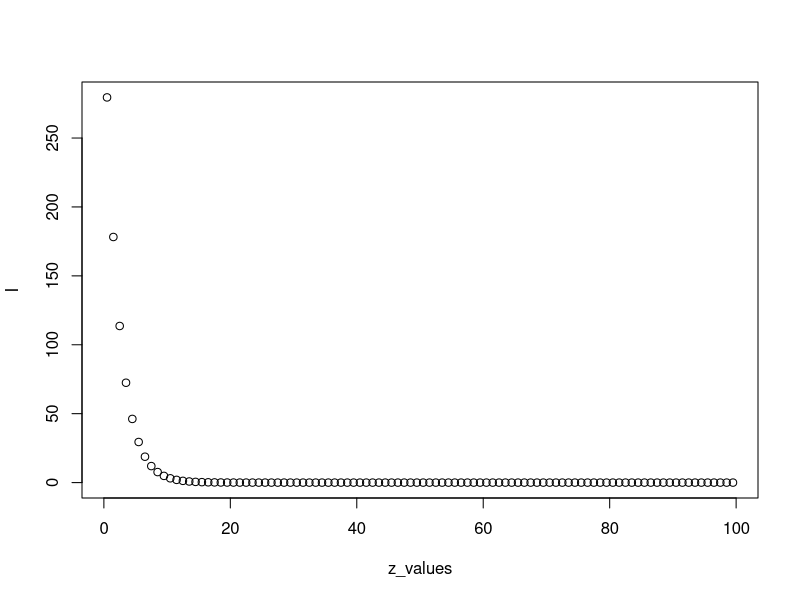
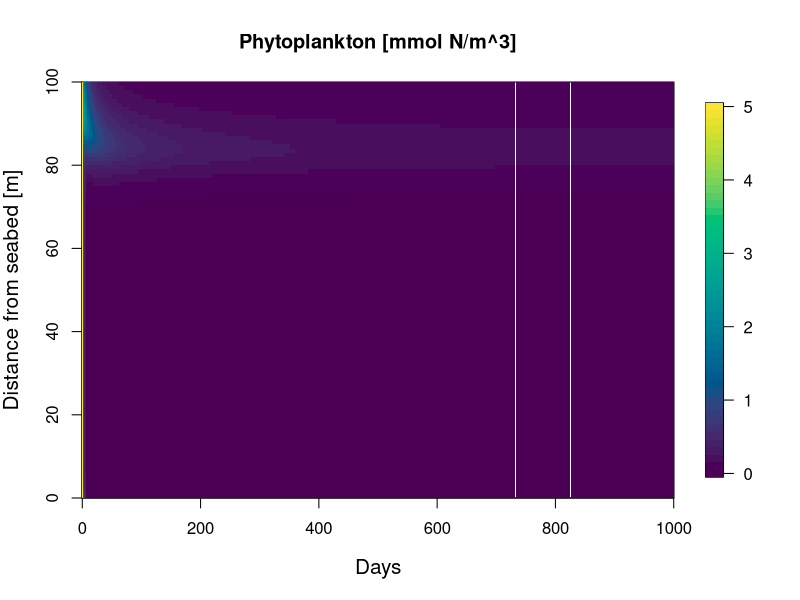
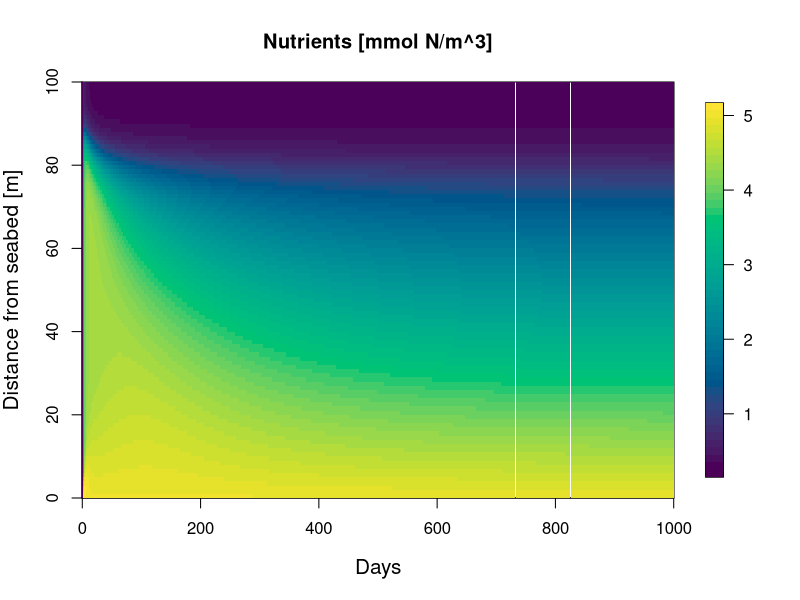
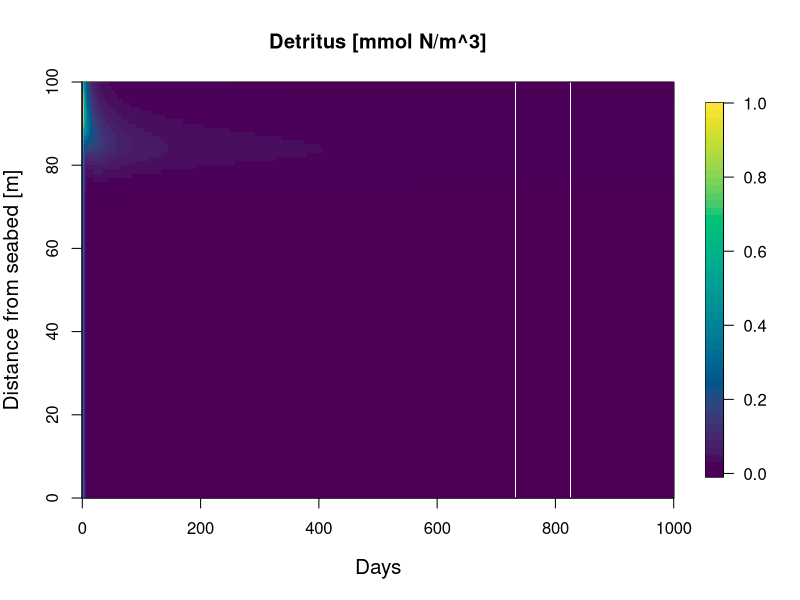
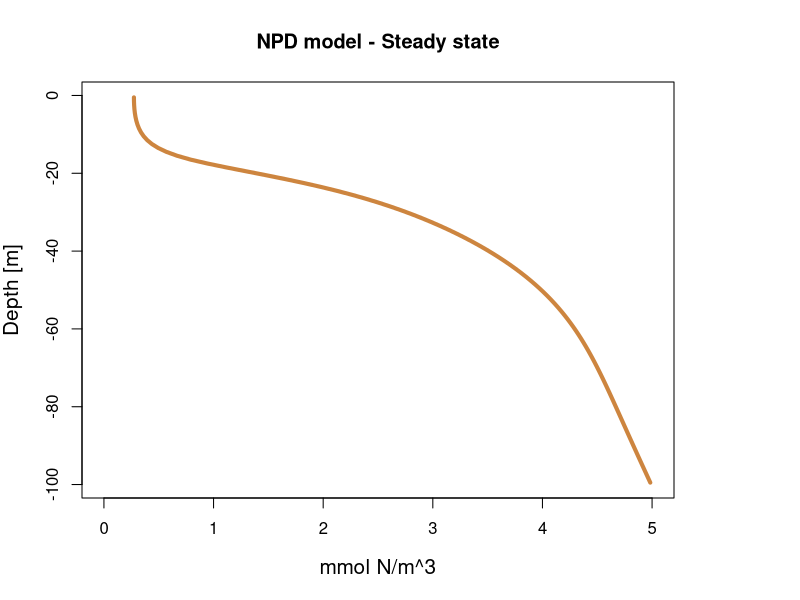
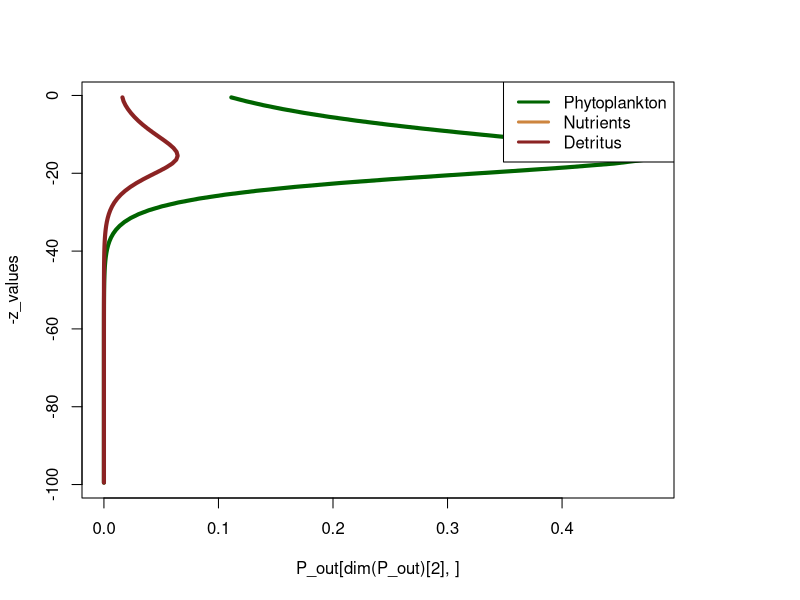
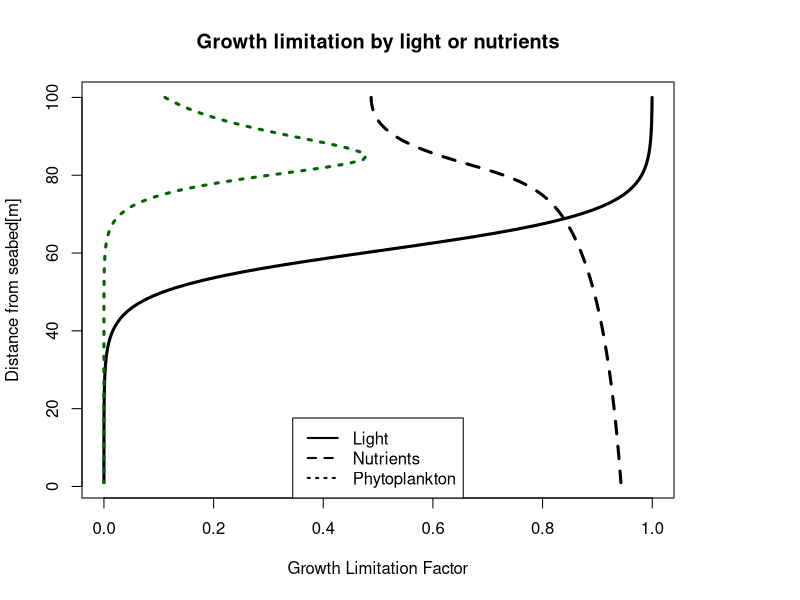
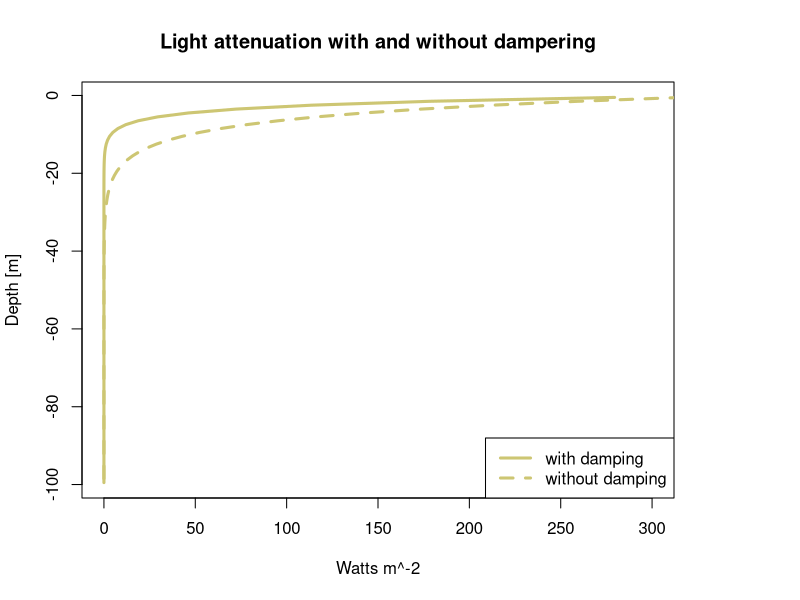

Source code (R) for these figures, in order:

install.packages("fields")
install.packages("desolve")

library(deSolve)
library(fields)


par(mfrow=c(1,1))
u <- 0.5 #m/day  # Vertical water velocity (advection velocity) settling velocity

d <- 100
n <- 100 # Number of grid cells along the water column
DeltaZ <- d/n # Vertical spacing between grid cells
kw <- 0.2
kp <- 0.05 #(umol N/m^3)^-1/m

gmax <- 1 #/day
I0 <- 350 #umol photons/m2/s(E)
kn <- 0.3
m <- 0.24 #/day
alpha <- 0.1

D <- 4.32 # m^2/day
z_values <- seq( 0.5*DeltaZ, d, by = DeltaZ)
grazing <- 0.1 #/day
remin <- 1.5 #(mmol N/m^3)^-1/day 
Av <- 4.32 #converted #When my vertical advection is 5 there is more phyto and when it is 1 there is less phyto

# Initial conditions 
Nb <- 5
P <- rep(5,n)
N <- rep(0.2,n)
De <- rep(0,n)


#--------------------------------------------------------
Light <- function(kw,kp,DeltaZ,P,I0){
  
  #Integral calculations - cumulative sums of the light in depth
  integral <- cumsum((kw+kp*P)*DeltaZ)+(-1/2*DeltaZ)*(kw+kp*P)
  
  #calculation the light values 
  I = I0*exp(-integral)
  
  return(I)
}

#------------------------------------------------------------

I = Light(kw,kp,DeltaZ,P,I0)
plot(z_values, I)

G.n <- N/(kn+N)
G.l <- (alpha*I)/sqrt(gmax^2+(alpha^2*I^2))
g <- gmax * pmin(G.n, G.l)- m

#------------------------------------------------
#Doing the diffusion and advection 
#------------------------------------------------

derivative <- function(times, y, params) {
  P <- y[1:n]
  N <- y[(n+1):(2*n)]
  De <- y[(2*n+1):(3*n)]
  
  J_a <- numeric(n + 1)
  J_d <- numeric(n + 1)
  J_n <- numeric(n + 1)
  J_D <- numeric(n + 1)
  
  for(i in 2:n){
    J_a[i] <-  u*P[i-1]
    J_d[i] <- -D*(P[i]-P[i-1])/DeltaZ
    J_n[i] <- -D*(N[i]-N[i-1])/DeltaZ 
    J_D[i] <- -D*(De[i]-De[i-1])/DeltaZ 
  }
  
  # Set boundary fluxes to 0
  J_a[1] <- 0 # Boundary condition
  J_d[1] <- 0
  J_n[1] <- 0 
  J_D[1] <- 0 
  J_a[n + 1] <- 0
  J_d[n + 1] <- 0
  J_D[n + 1] <- u*De[n]
  J_n[n + 1] <- -D * ((Nb-N[n])/DeltaZ)
  
  J = J_a + J_d
  
  jP= (-(J[2:(n+1)] - J[1:n])) / DeltaZ
  jN= -(J_n[2:(n+1)] - J_n[1:n]) / DeltaZ
  jD= -(J_D[2:(n+1)] - J_D[1:n]) / DeltaZ
 
  
  Light <- function(kw,kp,DeltaZ,P,I0){
    
    #Integral calculations - cumulative sums of the light in depth
    integral <- cumsum((kw+kp*P)*DeltaZ)+(-1/2*DeltaZ)*(kw+kp*P)
    
    #calculation the light values 
    I = I0*exp(-integral)
    
    return(I)
  }
  I = Light(kw,kp,DeltaZ,P,I0)
  
  G.n <- N/(kn+N)
  G.l <- (alpha*I)/sqrt(gmax^2+(alpha^2*I^2))
  g <- gmax * pmin(G.n, G.l)- m
  
  
  dP_dt <- numeric(n)
  dN_dt <- numeric(n)
  dD_dt <- numeric(n)
  
  for (i in 1:n){
    dP_dt[i] <- (g[i]*P[i])-(m*P[i]) - (grazing*P[i]^2) + jP[i]
    dN_dt[i] <- (-g[i]*P[i])+ (remin*De[i]) + jN[i]
    dD_dt[i] <- (m*P[i])+(grazing*P[i]^2) -(remin*De[i]) - (u*De[i]) + jD[i]
  }
  
  return(list(c(dP_dt, dN_dt,dD_dt)))
}


params <-
  list(
    n = n,
    DeltaZ = DeltaZ,
    u = u,
    D = D,
    m = m,
    g = g, 
    gmax = gmax, 
    I = I, 
    Nb = Nb, 
    grazing = grazing, 
    remin = remin,
    Av = Av,
    I0 = I0, 
    kw = kw,
    kp = kp, 
    alpha=alpha,
    kn = kn
    
  )
times <- seq(0, 1000, by = 1) # Time vector
result <- ode(y = c(P,N,De), times = times, func = derivative, parms = params)

P_out <- result[, 2:(n+1)]
N_out <- result[, (n+2):(2*n+1)]
D_out <- result[, (2*n+2):(3*n+1)]
Time <- result [,1]
z_values <- z_values


image.plot(Time, z_values, P_out[,ncol(P_out):1], col = hcl.colors(50, "viridis"), main = "Phytoplankton [mmol N/m^3]", xlab = "Days", ylab = "Distance from seabed [m]", cex.lab=1.25)
image.plot(Time, z_values, N_out[,ncol(P_out):1], col = hcl.colors(50, "viridis"), main = "Nutrients [mmol N/m^3]", xlab = "Days", ylab = "Distance from seabed [m]", cex.lab=1.25)
image.plot(Time, z_values, D_out[,ncol(P_out):1], col = hcl.colors(50, "viridis"), main = "Detritus [mmol N/m^3]", xlab = "Days", ylab = "Distance from seabed [m]", cex.lab=1.25)


plot(N_out[ dim(N_out)[2],], -z_values, type = "l", col = "peru", lwd=4, xlim = c(0,5), xlab = "mmol N/m^3", ylab = "Depth [m]", main = "NPD model - Steady state", cex.lab=1.25)
plot(P_out[ dim(P_out)[2],], -z_values, type = "l", col = "darkgreen", lwd=4)
lines(D_out[ dim(D_out)[2],], -z_values, type = "l", col = "brown4", lwd=4)
legend(
  "topright",
  #inset = c(-0.5, 0),
  legend = c("Phytoplankton", "Nutrients", "Detritus"),
  lty = c(1, 1,1),
  lwd = 3,
  col = c("darkgreen","peru", "brown4")
)



#Growth limitation plot nutrients and light 
g.l.L <- Light(kw, kp, DeltaZ, P_out[nrow(P_out), ], I0) / (alpha + Light(kw, kp, DeltaZ, P_out[nrow(P_out), ], I0))
g.l.N <- N_out[nrow(N_out), ] / (kn + N_out[nrow(N_out), ])

plot(
  x = g.l.L,
  y = n:1,
  type = "l",
  #xlim = c(0,1),
  main = "Growth limitation by light or nutrients",
  ylab = "Distance from seabed[m]",
  xlab = "Growth Limitation Factor",
  lwd = 3
)
lines(x = g.l.N, y = n:1, type = "l", lwd = 3, lty = 2)
lines(x=P_out[dim(P_out)[2],], y=n:1, type = "l", lty = 3, lwd=3, col = "darkgreen")
legend(
  "bottom",
  #inset = c(-0.5, 0),
  legend = c("Light", "Nutrients", "Phytoplankton"),
  lty = c(1, 2,3),
  lwd = 2
)


#---------with and without damping ---------------------------

Light <- function(kw,kp,DeltaZ,P,I0){
  
  #Integral calculations - cumulative sums of the light in depth
  integral <- cumsum((kw+kp*P)*DeltaZ)+(-1/2*DeltaZ)*(kw+kp*P)
  
  #calculation the light values 
  I = I0*exp(-integral)
  
  return(I)
}

#------------------------------------------------------------

I = Light(kw,kp,DeltaZ,P,I0)
plot(I, -z_values, type = "l", xlim = c(0, 300), lwd = 3, main = "Light attenuation with and without dampering", xlab = "Watts m^-2", ylab = "Depth [m]", col = "khaki3")

kp1=0

Light <- function(kw,kp1,DeltaZ,P,I0){
  
  #Integral calculations - cumulative sums of the light in depth
  integral <- cumsum((kw+kp1*P)*DeltaZ)+(-1/2*DeltaZ)*(kw+kp1*P)
  
  #calculation the light values 
  I2 = I0*exp(-integral)
  
  return(I2)
}


I2 = Light(kw,kp1,DeltaZ,P,I0)
lines(I2, -z_values, type = "l", lty=2, lwd = 3, col = "khaki3")
legend(
  "bottomright",
  legend = c("with damping", "without damping"),
  lty = c(1, 2),
  lwd = 3, 
  col = c("khaki3", "khaki3")
)

#Notes 
#When i make gmax smaller than the n and d become much bigger and raises longer
#Making Hi 30 will make it not as high but will come with a bump around 200
#The higher remineralisation give higher nutrients mmol N/m3, phytoplankton mmol N/m^3
#SInking velocity can change the phytoplankton. 
#Light absorption 
